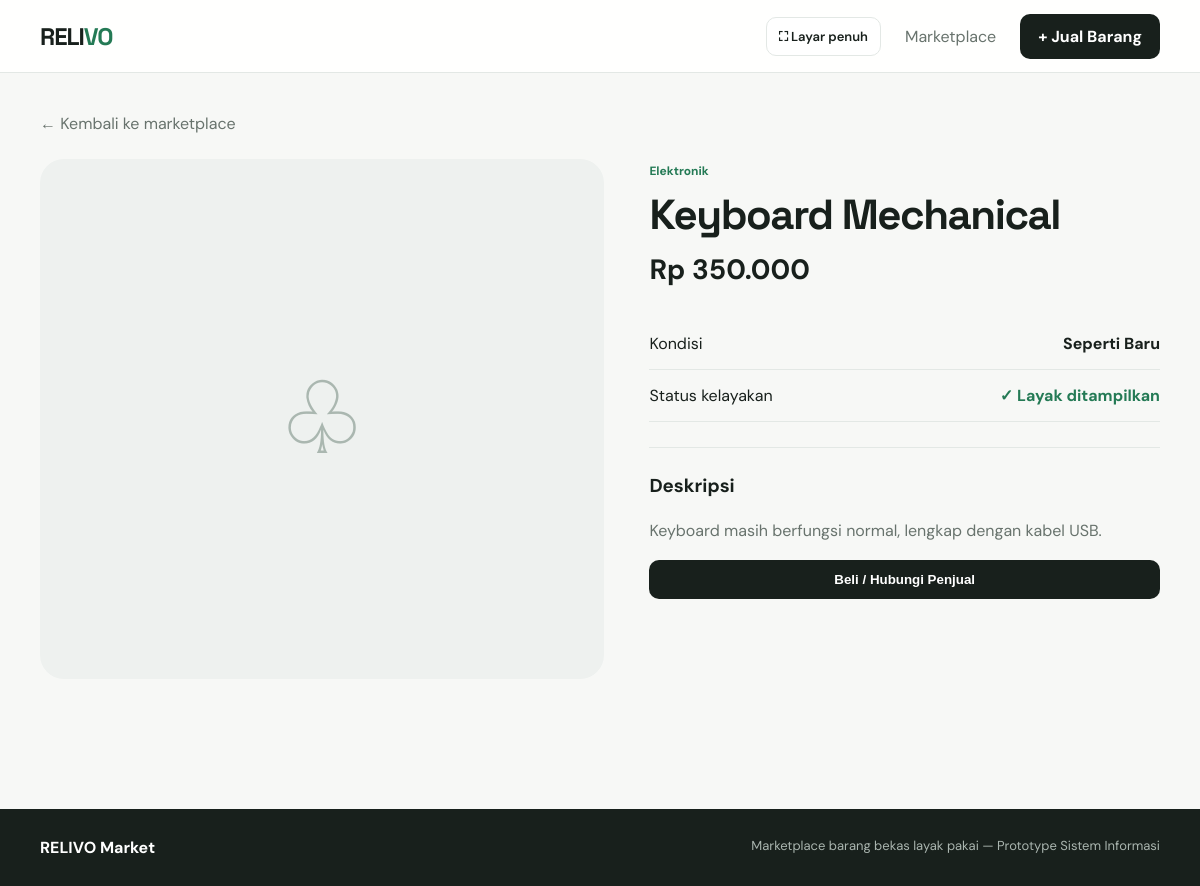
The app's page /product/2 with its own data.
### tables this page shows
CREATE TABLE products (
            id INTEGER PRIMARY KEY AUTOINCREMENT,
            name TEXT NOT NULL,
            category TEXT NOT NULL,
            condition TEXT NOT NULL,
            price INTEGER NOT NULL,
            image TEXT,
            description TEXT,
            eligible INTEGER NOT NULL DEFAULT 1,
            created_at TIMESTAMP DEFAULT CURRENT_TIMESTAMP
        );

### app.py (the view)
@app.route("/product/<int:product_id>")
def product_detail(product_id):
    conn = get_db()
    product = conn.execute(
        "SELECT * FROM products WHERE id = ?", (product_id,)
    ).fetchone()
    conn.close()
    if product is None:
        return "Produk tidak ditemukan", 404
    return render_template("product.html", product=product)

### app.py (called while the page is built)
def get_db():
    conn = sqlite3.connect(DB_PATH)
    conn.row_factory = sqlite3.Row
    return conn

@app.template_filter("rupiah")
def rupiah(value):
    return "Rp {:,}".format(value).replace(",", ".")

### templates/product.html (shortened to what this page needs)
{% extends "base.html" %}
{% block content %}
<div class="detail">
    <a href="{{ url_for('index') }}" class="back">← Kembali ke marketplace</a>
    <div class="detail-grid">
        <div class="detail-image">
            {% if product['image'] %}
                <img src="{{ url_for('static', filename='uploads/' + product['image']) }}" alt="{{ product['name'] }}">
            {% else %}
                <div class="placeholder large">♧</div>
            {% endif %}
        </div>
        <div class="detail-info">
            <span class="category-label">{{ product['category'] }}</span>
            <h1>{{ product['name'] }}</h1>
            <div class="detail-price">{{ product['price']|rupiah }}</div>
            <div class="info-row">
                <span>Kondisi</span>
                <strong>{{ product['condition'] }}</strong>
            </div>
            <div class="info-row">
                <span>Status kelayakan</span>
                {% if product['eligible'] %}
                    <strong class="good">✓ Layak ditampilkan</strong>
                {% else %}
                    <strong class="bad">✕ Tidak layak ditampilkan</strong>
                {% endif %}
            </div>
            <hr>
            <h3>Deskripsi</h3>
            <p class="description">{{ product['description'] or 'Tidak ada deskripsi.' }}</p>
            {% if product['eligible'] %}
                <button class="primary-button full" onclick="alert('Prototype: fitur pembelian dapat diintegrasikan pada tahap berikutnya.')">Beli / Hubungi Penjual</button>
            {% else %}
                <div class="not-eligible">Produk ini tidak memenuhi kriteria untuk ditampilkan di marketplace.</div>
            {% endif %}
        </div>
    </div>
</div>
{% endblock %}

### static/style.css (style rules this page uses)
:root { --ink: #18201c; --muted: #68736d; --line: #e3e8e5; --paper: #f7f8f6; --card: #ffffff; --accent: #247a55; --accent-dark: #185a3f; --soft: #e7f2eb; --danger: #a33d3d; --warning: #8a6318; }
* { box-sizing: border-box; }
body { margin: 0; background: var(--paper); color: var(--ink); font-family: "DM Sans", Arial, sans-serif; }
a { color: inherit; text-decoration: none; }
.nav-button, .primary-button { background: var(--ink); color: white; padding: 12px 18px; border-radius: 10px; border: 0; font-weight: 700; cursor: pointer; display: inline-block; }
.placeholder { font-size:55px; color:#aab7b0; }
.placeholder.large { font-size:100px; }
.product-info small, .category-label { color:var(--accent); font-weight:700; font-size:12px; }
.full { width:100%; text-align:center; }
.detail { padding:40px 0 80px; }
.back { color:var(--muted); display:inline-block; margin-bottom:25px; }
.detail-grid { display:grid; grid-template-columns:1.05fr .95fr; gap:45px; }
.detail-image { height:520px; background:#eef1ef; border-radius:24px; overflow:hidden; display:flex; align-items:center; justify-content:center; }
.detail-info h1 { font:700 42px "Space Grotesk"; letter-spacing:-1.5px; margin:8px 0 10px; }
.detail-price { font-size:28px; font-weight:700; margin-bottom:30px; }
.info-row { display:flex; justify-content:space-between; padding:15px 0; border-bottom:1px solid var(--line); }
.detail-info hr { border:0; border-top:1px solid var(--line); margin:25px 0; }
.description { color:var(--muted); line-height:1.7; white-space:pre-wrap; }
.good { color:var(--accent); font-weight:700; }

### records on screen
products: category "Elektronik", name "Keyboard Mechanical", price|rupiah "Rp 350.000", condition "Seperti Baru", description "Keyboard masih berfungsi normal, lengkap dengan kabel USB."
